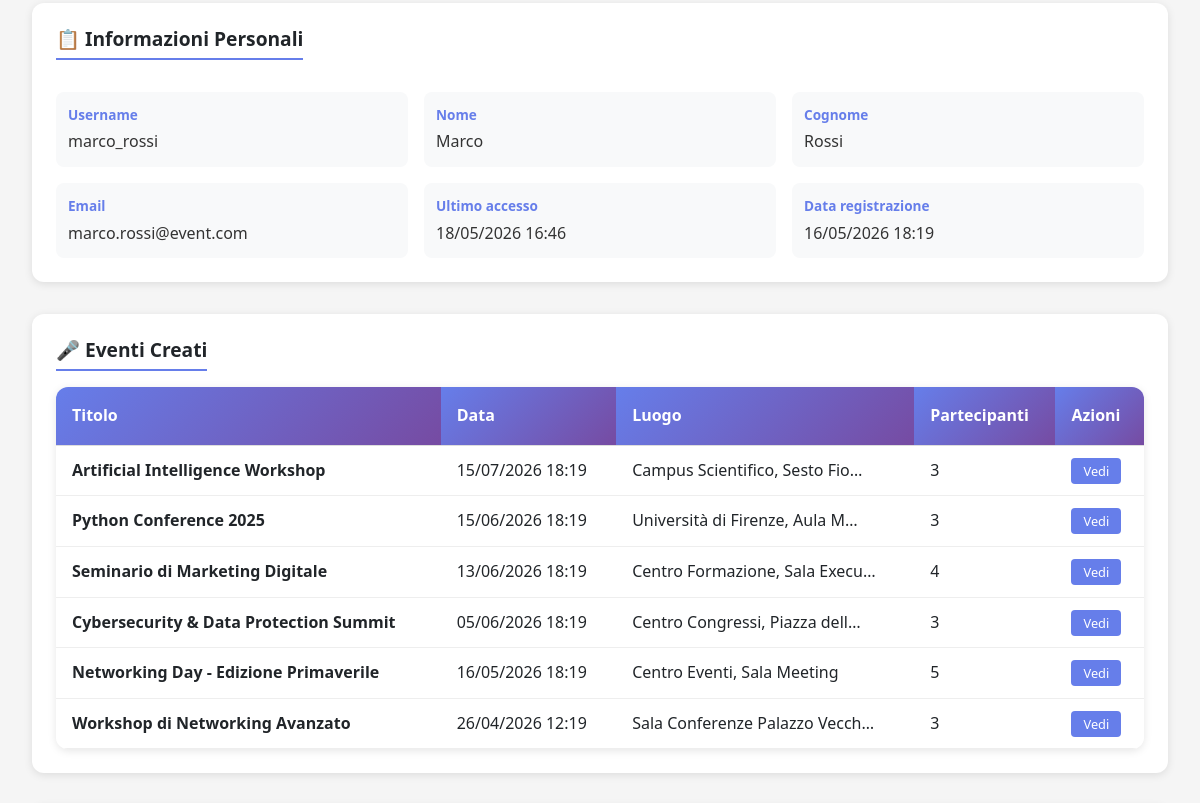
Page /users/admin/users/435/ (signed in, middle part) on the earlier database version.
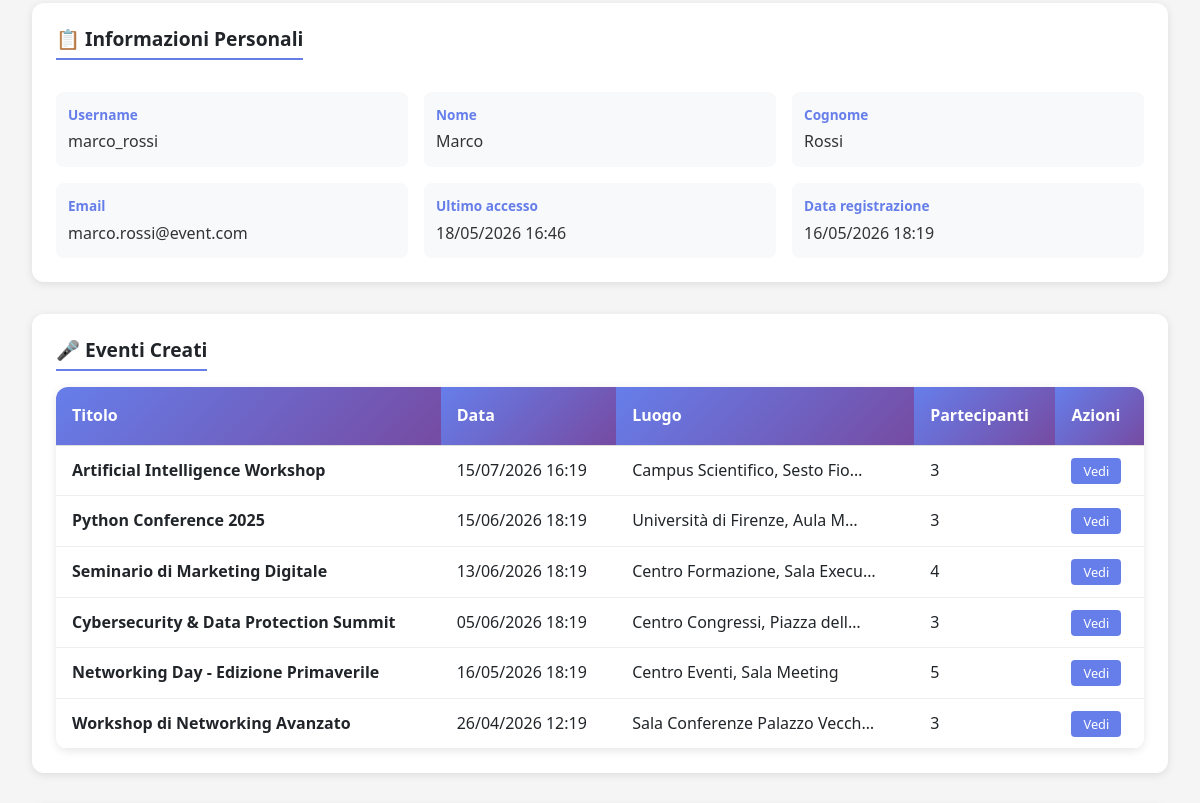
Same page on the later database version.
### events/models.py (models this page shows, shortened)
class Event(models.Model):
    STATUS_CHOICES = [('draft', 'Bozza'), ('published', 'Pubblicato'), ('ongoing', 'In Corso'), ('completed', 'Completato'), ('cancelled', 'Annullato')]
    title = models.CharField(max_length=200, verbose_name='Titolo')
    description = models.TextField(verbose_name='Descrizione')
    organizer = models.ForeignKey(User, on_delete=models.CASCADE, related_name='organized_events', verbose_name='Organizzatore')
    location = models.CharField(max_length=255, verbose_name='Luogo')
    start_date = models.DateTimeField(verbose_name='Data e Ora Inizio')
    end_date = models.DateTimeField(verbose_name='Data e Ora Fine')
    max_attendees = models.IntegerField(null=True, blank=True, verbose_name='Numero Massimo Partecipanti')
    image = models.ImageField(upload_to='event_images/', blank=True, null=True, verbose_name='Immagine')
    status = models.CharField(max_length=15, choices=STATUS_CHOICES, default='draft', verbose_name='Stato')
    created_at = models.DateTimeField(auto_now_add=True)
    updated_at = models.DateTimeField(auto_now=True)
    deleted_at = models.DateTimeField(null=True, blank=True, verbose_name='Eliminato il')
    class Meta:
        ordering = ['-start_date']
        permissions = [('can_create_event', 'Può creare eventi'), ('can_edit_own_events', 'Può modificare i propri eventi'), ('can_delete_own_events', 'Può eliminare i propri eventi'), ('can_view_attendees', 'Può visualizzare la lista dei partecipanti')]

### users/views.py (the view)
# urls.py: path('admin/users/<int:user_id>/', views.user_detail, name='user_detail'),
@user_passes_test(is_admin)
def user_detail(request, user_id):
    user = get_object_or_404(User.objects.select_related('profile'), id=user_id)
    events_organized = user.organized_events.all() if hasattr(user, 'organized_events') else []
    try:
        events_attending = user.event_registrations.filter(
            ~Q(status='cancelled')
        ).select_related('event', 'event__organizer')
    except:
        events_attending = []
    context = {
        'user_detail': user,
        'events_organized': events_organized,
        'events_attending': events_attending,
    }
    return render(request, 'users/user_detail.html', context)

### users/views.py (called while the page is built)
def is_admin(user):
    return user.is_authenticated and user.is_staff

### templates/users/user_detail.html (shortened to what this page needs)
{% extends 'base.html' %}
{% block content %}
<div class="profile-container">
    <div class="info-section">
        <h3 class="info-title">📋 Informazioni Personali</h3>
        <div class="info-grid">
            <div class="info-item">
                <div class="info-label">Username</div>
                <div class="info-value">{{ user_detail.username }}</div>
            </div>
            <div class="info-item">
                <div class="info-label">Nome</div>
                <div class="info-value">{{ user_detail.first_name|default:"—" }}</div>
            </div>
            <div class="info-item">
                <div class="info-label">Cognome</div>
                <div class="info-value">{{ user_detail.last_name|default:"—" }}</div>
            </div>
            <div class="info-item">
                <div class="info-label">Email</div>
                <div class="info-value">{{ user_detail.email|default:"—" }}</div>
            </div>
            <div class="info-item">
                <div class="info-label">Ultimo accesso</div>
                <div class="info-value">{{ user_detail.last_login|date:"d/m/Y H:i"|default:"Mai" }}</div>
            </div>
            <div class="info-item">
                <div class="info-label">Data registrazione</div>
                <div class="info-value">{{ user_detail.date_joined|date:"d/m/Y H:i" }}</div>
            </div>
        </div>
    </div>
    {% if events_organized %}
    <div class="info-section">
        <h3 class="info-title">🎤 Eventi Creati</h3>
        <div class="events-table">
            <table>
                <thead>
                    <tr>
                        <th>Titolo</th>
                        <th>Data</th>
                        <th>Luogo</th>
                        <th>Partecipanti</th>
                        <th>Azioni</th>
                    </tr>
                </thead>
                <tbody>
                    {% for event in events_organized %}
                    <tr>
                        <td><strong>{{ event.title }}</strong></td>
                        <td>{{ event.start_date|date:"d/m/Y H:i" }}</td>
                        <td>{{ event.location|truncatechars:30 }}</td>
                        <td>{{ event.eventregistration_set.count }}</td>
                        <td>
                            <a href="{% url 'events:event_detail' event.id %}" class="btn-sm">Vedi</a>
                        </td>
                    </tr>
                    {% endfor %}
                </tbody>
            </table>
        </div>
    </div>
    {% endif %}
</div>
{% endblock %}

Differences in the rows shown:
changed Event "Artificial Intelligence Workshop": start_date "15/07/2026 18:19" → "15/07/2026 16:19"
